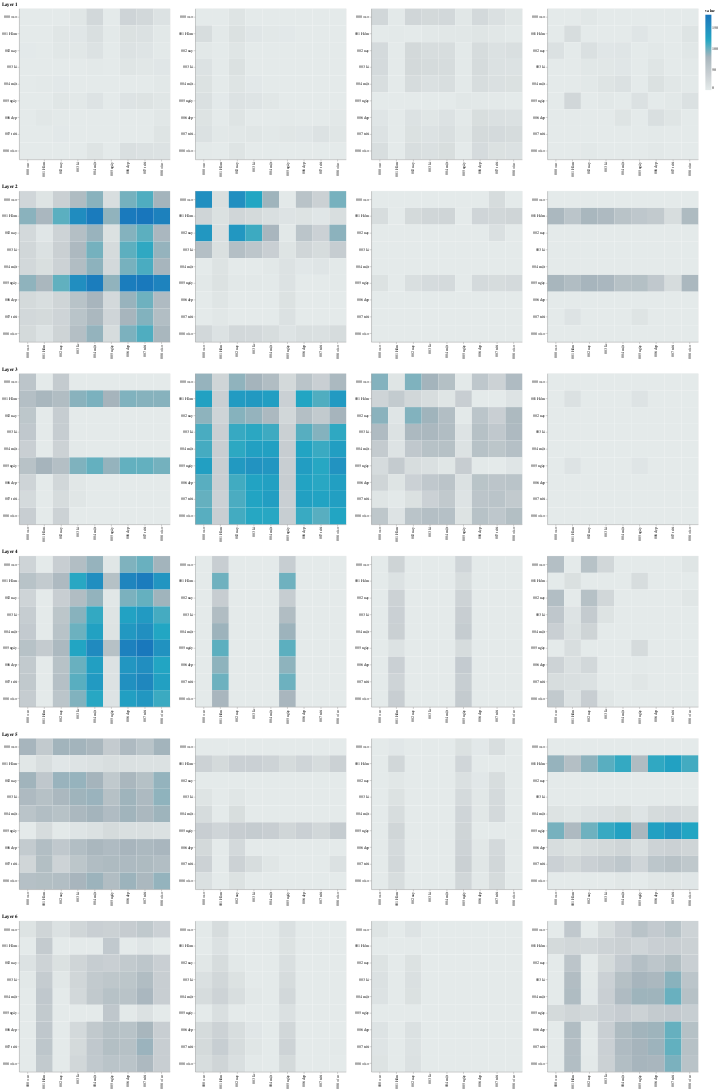

This figure's notebook cell:
### Code cell
def viz_encoder_self():
    for model_name in ['vi_to_en_complete_rela_3.pt']:
        model_path = './models/'+ model_name
        start_time = time.time()
        gc.collect()
        torch.cuda.empty_cache()
    
        temp = [('Hôm nay là một ngày đẹp trời', 'Today is a beautiful day')] 

        model_data = torch.load(model_path)
        model, tgt_truth, tgt_pred, score, results = run_model_example(
            False,
            1, 
            0,
            model_data['train_iter'],
            model_data['val_iter'],
            temp,
    #         model_data['test_iter'],
            model_data['vocab_src'],
            model_data['vocab_tgt'],
            model_data['tokenizer_src'],
            model_data['tokenizer_tgt'],
            model_data['config'],
            model_data['params'],
            model_path
        )
    
    
        example = results[len(results) - 1]  # batch object for the final example

        layer_viz = [
            visualize_layer(
                model, layer, get_encoder, len(example[1]), example[1], example[1]
            )
            for layer in range(6)
        ]
        return alt.hconcat(
            layer_viz[0]
            & layer_viz[1]
                    & layer_viz[2]
            & layer_viz[3]
                    & layer_viz[4]
            & 
            layer_viz[5]
        )


show_example(viz_encoder_self)
